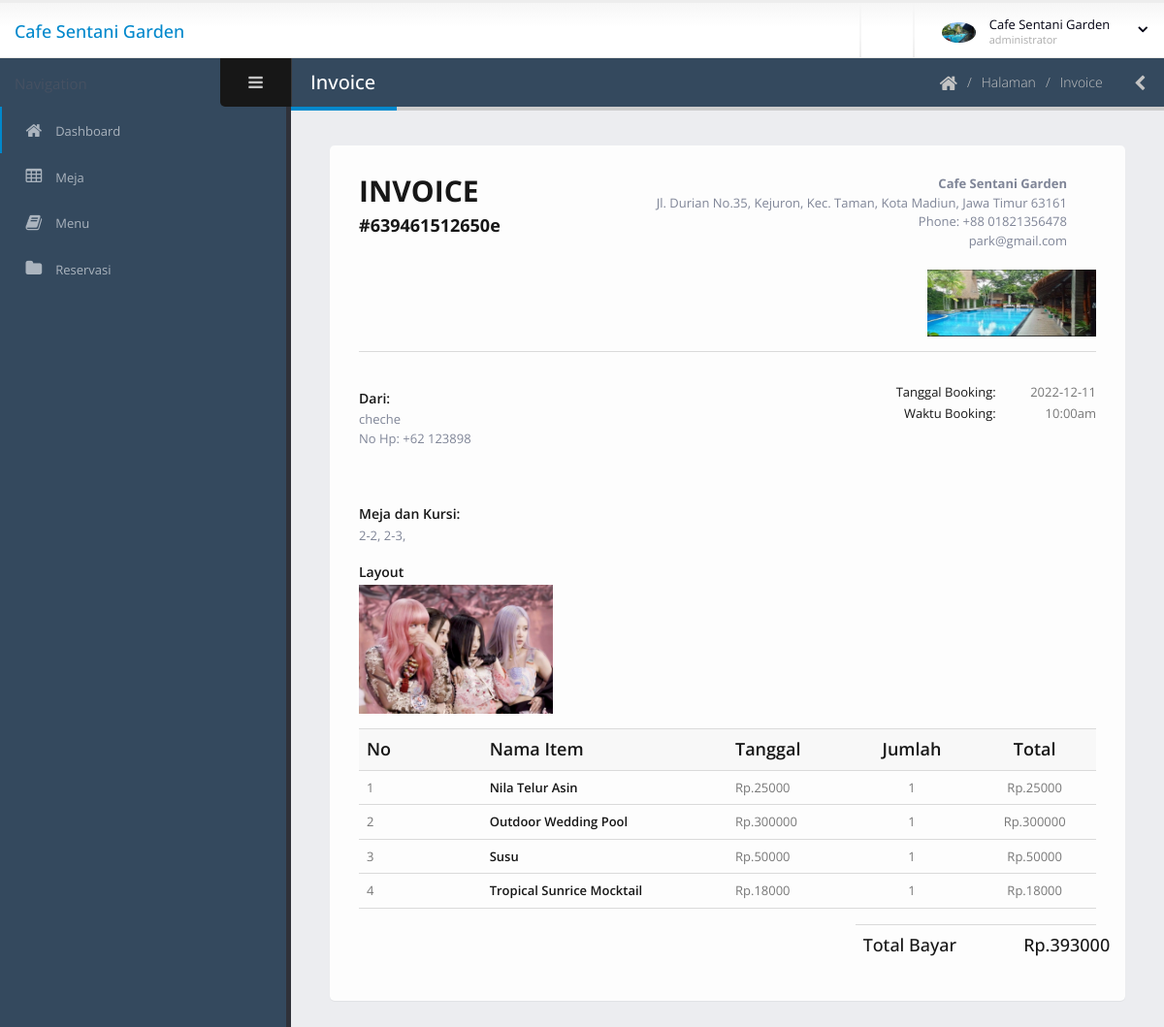
The page /dashboard/invoice.php?booking-number=639461512650e (signed in) on the database its author committed.
### tables this page shows
CREATE TABLE IF NOT EXISTS `user` (
  `id` int NOT NULL AUTO_INCREMENT,
  `nama` varchar(100) DEFAULT NULL,
  `email` varchar(255) DEFAULT NULL,
  `phone` varchar(20) DEFAULT NULL,
  `address` varchar(200) DEFAULT NULL,
  `logo` varchar(500) DEFAULT NULL,
  `password` varchar(200) DEFAULT NULL,
  `bkashnumber` varchar(20) DEFAULT NULL,
  `approve_status` int NOT NULL DEFAULT '0' COMMENT '0-not approve,1-approve ',
  `role` int DEFAULT NULL COMMENT '1 = restaurant, 2 = customer ',
  PRIMARY KEY (`id`)
);

CREATE TABLE IF NOT EXISTS `reservasi` (
  `id` int NOT NULL AUTO_INCREMENT,
  `booking_id` varchar(200) DEFAULT NULL,
  `res_id` int DEFAULT NULL,
  `c_id` int DEFAULT NULL,
  `make_date` date DEFAULT NULL,
  `make_time` varchar(50) DEFAULT NULL,
  `name` varchar(50) DEFAULT NULL,
  `phone` varchar(100) DEFAULT NULL,
  `booking_date` date DEFAULT NULL,
  `booking_time` varchar(30) DEFAULT NULL,
  `bill` float DEFAULT NULL,
  `layout` varchar(255) DEFAULT NULL,
  `catatan` varchar(500) DEFAULT NULL,
  `transactionid` varchar(100) DEFAULT NULL,
  `status` int NOT NULL DEFAULT '0' COMMENT '0- reject, 1-confirmed',
  `reject` int DEFAULT '0',
  PRIMARY KEY (`id`)
);

CREATE TABLE IF NOT EXISTS `kursi_booking` (
  `id` int NOT NULL AUTO_INCREMENT,
  `booking_id` varchar(200) DEFAULT NULL,
  `chair_id` int DEFAULT NULL,
  `chair_no` varchar(100) DEFAULT NULL,
  PRIMARY KEY (`id`)
);

CREATE TABLE IF NOT EXISTS `booking_menus` (
  `id` int NOT NULL AUTO_INCREMENT,
  `booking_id` varchar(200) DEFAULT NULL,
  `item_id` int DEFAULT NULL,
  `qty` int DEFAULT NULL,
  PRIMARY KEY (`id`)
);

CREATE TABLE IF NOT EXISTS `menu` (
  `id` int NOT NULL AUTO_INCREMENT,
  `res_id` int DEFAULT NULL,
  `item_name` varchar(200) DEFAULT NULL,
  `madeby` varchar(300) DEFAULT NULL,
  `food_type` varchar(100) NOT NULL,
  `price` float DEFAULT NULL,
  `gambar` varchar(500) DEFAULT NULL,
  PRIMARY KEY (`id`)
);

### dashboard/invoice.php (the view, shortened to what this page needs)
<?php include 'template/header.php';
?>
	<body>
		<section class="body">
			<?php include 'template/top-bar.php'; ?>
			<div class="inner-wrapper">
				<?php include 'template/left-bar.php'; ?>
				<section role="main" class="content-body">
					<header class="page-header">
						<h2>Invoice</h2>
						<div class="right-wrapper pull-right">
							<ol class="breadcrumbs">
								<li>
									<a href="index.php">
										<i class="fa fa-home"></i>
									</a>
								</li>
								<li><span>Halaman</span></li>
								<li><span>Invoice</span></li>
							</ol>
							<a class="sidebar-right-toggle" data-open="sidebar-right"><i class="fa fa-chevron-left"></i></a>
						</div>
					</header>
					<section class="panel">
						<div class="panel-body">
							<div class="invoice">
								<header class="clearfix">
									<div class="row">
										<div class="col-sm-4 mt-md">
											<h2 class="h2 mt-none mb-sm text-dark text-bold">INVOICE</h2>
											<h4 class="h4 m-none text-dark text-bold">
											#<?php echo $_GET['booking-number']; ?></h4>
										</div>
										<?php
											$con = connect();
											$res_id = $_SESSION['id'];
											$sql = "SELECT * FROM `user` where id = '$res_id';";
											$result = $con->query($sql);
											foreach ($result as $r) {
										?>
										<div class="col-sm-8 text-right mt-md mb-md">
											<address class="ib mr-xlg">
												<b class="text-capitalize"><?php echo $r['nama']; ?></b>
												<br/>
												<?php echo $r['address']; ?>
												<br/>
												Phone: +88 <?php echo $r['phone']; ?>
												<br/>
												<?php echo $r['email']; ?>
											</address>
											<div class="ib">
												<img style="width: 174px;height: 69px;" src="user-image/<?php echo $r['logo']; ?>" alt="OKLER Themes" />
											</div>
										</div>
										<?php } ?>
									</div>
								</header>
								<?php
									$booking_number = $_GET['booking-number'];
									$sql2 = "SELECT * FROM `reservasi` where booking_id = '$booking_number';";
									$result2 = $con->query($sql2);
									foreach ($result2 as $r2) {
										$booking_date = $r2['booking_date'];
										$booking_time = $r2['booking_time'];
										$booking_name = $r2['name'];
										$booking_phone = $r2['phone'];
										$layout = $r2['layout'];
									} ?>
								<div class="bill-info">
									<div class="row">
										<div class="col-md-6">
											<div class="bill-to">
												<p class="h5 mb-xs text-dark text-semibold">Dari:</p>
												<address>
													<?php echo $booking_name; ?>
													<br/>
													No Hp: +62 <?php echo $booking_phone; ?>
												</address>
											</div>
										</div>
										<div class="col-md-6">
											<div class="bill-data text-right">
												<p class="mb-none">
													<span class="text-dark">Tanggal Booking:</span>
													<span class="value"><?php echo $booking_date; ?></span>
												</p>
												<p class="mb-none">
													<span class="text-dark">Waktu Booking:</span>
													<span class="value"><?php echo $booking_time; ?></span>
												</p>
											</div>
										</div>
									</div>
								</div>
								<div class="bill-info">
									<div class="row">
										<div class="col-md-6">
											<div class="bill-to">
												<p class="h5 mb-xs text-dark text-semibold">Meja dan Kursi:</p>
												<address>
													<?php
													$booking_number = $_GET['booking-number'];
													$sql3 = "SELECT bc.booking_id,bc.chair_no,rt.table_name
														FROM kursi_booking as bc, kursi as rc,meja as rt
														WHERE bc.chair_id = rc.id
														AND rc.tbl_id = rt.id
														and bc.booking_id ='$booking_number';";
													$result3 = $con->query($sql3);
													foreach ($result3 as $r3) {
													?>
													<?php echo $r3['chair_no']; ?>,
													<?php  } ?>
												</address>
												<p class="h5 mb-xs text-dark text-semibold">Layout</p>
												<img style="width: 200px;height: auto;" src="user-image/<?php echo $layout; ?>" alt="<?php echo $booking_time; ?>" />
											</div>
										</div>
									</div>
								</div>
								<div class="table-responsive">
									<table class="table invoice-items">
										<thead>
											<tr class="h4 text-dark">
												<th id="cell-id"     class="text-semibold">No</th>
												<th id="cell-item"   class="text-semibold">Nama Item</th>
												<th id="cell-price"  class="text-left text-semibold">Tanggal</th>
												<th id="cell-qty"    class="text-center text-semibold">Jumlah</th>
												<th id="cell-total"  class="text-center text-semibold">Total</th>
											</tr>
										</thead>
										<tbody>
											<?php
											$booking_number = $_GET['booking-number'];
											$sql4 = "SELECT bm.booking_id,bm.qty,mi.item_name,mi.price
												FROM booking_menus as bm, menu as mi
												WHERE bm.item_id = mi.id
												AND bm.booking_id ='$booking_number';";
											$result4 = $con->query($sql4);
											$count = 1;
											$grand_total = 0;
											foreach ($result4 as $r4) {
											$grand_total = $grand_total + $r4['price'] * $r4['qty'];
											?>
											<tr>
												<td><?php echo $count; ?></td>
												<td class="text-semibold text-dark"><?php echo $r4['item_name']; ?></td>
												<td>Rp.<?php echo $r4['price']; ?></td>
												<td class="text-center"><?php echo $r4['qty']; ?></td>
												<td class="text-center">Rp.<?php echo $subtotal= $r4['price'] * $r4['qty']; ?>
												</td>
											</tr>
											<?php $count++; } ?>
										</tbody>
									</table>
								</div>
								<div class="invoice-summary">
									<div class="row">
										<div class="col-sm-4 col-sm-offset-8">
											<table class="table h5 text-dark">
												<tbody>
													<tr class="h4">
														<td colspan="2">Total Bayar</td>
														<td class="text-left">Rp.<?php echo $grand_total; ?></td>
													</tr>
												</tbody>
											</table>
										</div>
									</div>
								</div>
							</div>
						</div>
					</section>
				</section>
			</div>
		</section>
	</body>
</html>

### dashboard/template/header.php (shortened to what this page needs)
<!doctype html>
<html class="fixed">
	<head>
		<link rel="stylesheet" href="assets/vendor/bootstrap/css/bootstrap.css" />
		<link rel="stylesheet" href="assets/vendor/font-awesome/css/font-awesome.css" />
		<link rel="stylesheet" href="assets/vendor/magnific-popup/magnific-popup.css" />
		<link rel="stylesheet" href="assets/vendor/bootstrap-datepicker/css/datepicker3.css" />
		<link rel="stylesheet" href="assets/vendor/jquery-ui/css/ui-lightness/jquery-ui-1.10.4.custom.css" />
		<link rel="stylesheet" href="assets/vendor/bootstrap-multiselect/bootstrap-multiselect.css" />
		<link rel="stylesheet" href="assets/vendor/morris/morris.css" />
		<link rel="stylesheet" href="assets/vendor/select2/select2.css" />
		<link rel="stylesheet" href="assets/vendor/jquery-datatables-bs3/assets/css/datatables.css" />
		<link rel="stylesheet" href="assets/stylesheets/theme.css" />
		<link rel="stylesheet" href="assets/stylesheets/skins/default.css" />
		<link rel="stylesheet" href="assets/stylesheets/theme-custom.css">
		<link href="https://pro-next.fontawesome.com/releases/v5.7.2/css/all.css" data-prerender="keep" rel="stylesheet">
	</head>

### dashboard/template/top-bar.php (shortened to what this page needs)
<header class="header">
				<div class="logo-container">
					<a href="index.php" class="logo">
					<h4 class="text-black">Cafe Sentani Garden</h4>
					</a>
				</div>
				<div class="header-right">
					<span class="separator"></span>
					<span class="separator"></span>
					<div id="userbox" class="userbox">
						<a href="#" data-toggle="dropdown">
							<figure class="profile-picture">
								<img src="assets/images/view1.jpeg" alt="Joseph Doe" class="img-circle" data-lock-picture="assets/images/!logged-user.jpg" />
							</figure>
							<div class="profile-info" data-lock-name="John Doe" data-lock-email="johndoe@JSOFT.com">
								<span class="name"><?php echo $_SESSION['name']; ?></span>
								<span class="role">administrator</span>
							</div>
							<i class="fa custom-caret"></i>
						</a>
					</div>
				</div>
			</header>

### dashboard/template/left-bar.php (shortened to what this page needs)
<aside id="sidebar-left" class="sidebar-left">
	<div class="sidebar-header">
		<div class="sidebar-title">
		</div>
		<div class="sidebar-toggle hidden-xs" data-toggle-class="sidebar-left-collapsed" data-target="html" data-fire-event="sidebar-left-toggle">
			<i class="fa fa-bars" aria-label="Toggle sidebar"></i>
		</div>
	</div>
	<div class="nano">
		<div class="nano-content">
			<nav id="menu" class="nav-main" role="navigation">
				<ul class="nav nav-main">
					<li class="nav-active">
						<a href="index.php">
							<i class="fa fa-home" aria-hidden="true"></i>
							<span>Dashboard</span>
						</a>
					</li>
					<?php if((isset($_SESSION['isLoggedIn']) && $_SESSION['role'] == 1)){ ?>
						<li class="nav">
						<a href="table-list.php">
							<i class="fa fa-table" aria-hidden="true"></i>
							<span>Meja</span>
						</a>
					</li>
					<li class="nav">
						<a href="menu-list.php">
						<i class="fa fa-book" aria-hidden="true"></i>
							<span>Menu</span>
						</a>
					<li class="nav">
						<a href="booking-list.php">
							<i class="fa fa-folder" aria-hidden="true"></i>
							<span>Reservasi</span>
						</a>
					<?php } ?>
				</ul>
			</nav>
			<hr class="separator" />
		</div>
	</div>
</aside>

### dashboard/assets/stylesheets/skins/default.css (style rules this page uses)
a, .btn-link { color: #0088cc; }
.page-header h2 { border-bottom-color: #0088cc; }
ul.nav-main > li.nav-active > a { box-shadow: 2px 0 0 #0088cc inset; }

### rows shown on the page
user: nama "Cafe Sentani Garden", address "Jl. Durian No.35, Kejuron, Kec. Taman, Kota Madiun, Jawa Timur 63161", phone "01821356478", email "park@gmail.com", logo (picture)
reservasi: name "cheche", phone "123898", booking_date "2022-12-11", booking_time "10:00am", layout (picture)
kursi_booking: chair_no "2-2"
kursi_booking: chair_no "2-3"
booking_menus: menu.item_name "Nila Telur Asin", menu.price "25000", qty "1"
booking_menus: menu.item_name "Outdoor Wedding Pool", menu.price "300000", qty "1"
booking_menus: menu.item_name "Susu", menu.price "50000", qty "1"
booking_menus: menu.item_name "Tropical Sunrice Mocktail", menu.price "18000", qty "1"

### other values the page prints
$_SESSION['name'] "Cafe Sentani Garden"
$_GET['booking-number'] "639461512650e"
$grand_total "393000"
